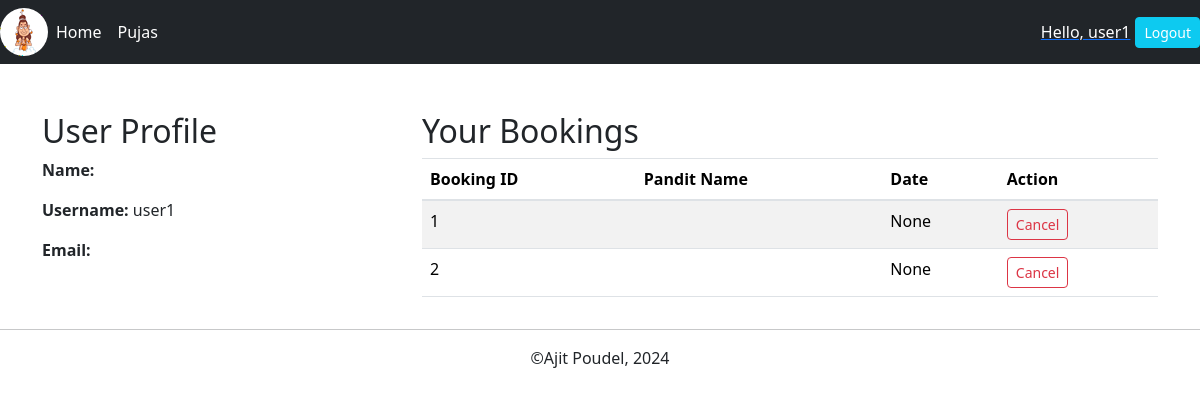
Screenshot of /profile (signed in) with the database file from the repository.
### app1/models.py (models this page shows)
class Booking(models.Model):
    user= models.ForeignKey(User, null=True, on_delete=models.SET_NULL)
    pandit = models.ForeignKey(Pandit,null=True,on_delete=models.SET_NULL)
    puja = models.ForeignKey(Puja,null=True,on_delete=models.SET_NULL)
    date = models.DateField(("Book for date"), auto_now=False, auto_now_add=False, null=True)

### app1/views.py (the view)
# urls.py: path('profile',views.userProfile,name="user_profile"),
def userProfile(request):
    user=request.user
    bookings=Booking.objects.filter(user=user)
    context={
        'user':user,
        'bookings':bookings
    }
    return render(request,"user_profile.html",context)

### templates/user_profile.html (shortened to what this page needs)
{%extends "main.html"%}
{%block content%}
<div class="container mt-5">
    <div class="row">
        <div class="col-md-4">
            <h2>User Profile</h2>
            <p><strong>Name:</strong> {{ user.first_name }} {{ user.last_name }}</p>
            <p><strong>Username:</strong> {{ user.username }}</p>
            <p><strong>Email:</strong> {{ user.email }}</p>
        </div>
        <div class="col-md-8">
            <h2>Your Bookings</h2>
            {% if bookings %}
                <table class="table table-striped">
                    <thead>
                        <tr>
                            <th>Booking ID</th>
                            <th>Pandit Name</th>
                            <th>Date</th>
                            <th>Action</th>
                        </tr>
                    </thead>
                    <tbody>
                        {% for booking in bookings %}
                            <tr>
                                <td>{{ booking.id }}</td>
                                <td>{{ booking.pandit.name }}</td>
                                <td>{{ booking.date }}</td>
                                <td><a class="btn btn-sm btn-outline-danger" href="{%url "cancel_booking" booking.id%}">Cancel</a></td>
                            </tr>
                        {% endfor %}
                    </tbody>
                </table>
            {% else %}
                <p>No bookings found.</p>
            {% endif %}
        </div>
    </div>
</div>
{%endblock content%}

### templates/navbar.html (shortened to what this page needs)
{% load static %}
<div class="container-fluid" id="navbar">
<nav class="navbar navbar-expand-lg navbar-dark bg-dark">
  <img src={% static "/images/naradmuni48(2).ico" %}>
    <div class="collapse navbar-collapse" id="navbarNav">
      <ul class="navbar-nav">
        <li class="nav-item">
          <a class="nav-link text-white" href="{%url "home"%}">Home</a>
        </li>
        <li class="nav-item">
          <a class="nav-link text-white" href="{%url "puja_list"%}">Pujas</a>
        </li>
      </ul>
    </div>
    {%if request.user.is_authenticated%}
      <a href="{%url "user_profile"%}"><span id="hello-msg">Hello, {{request.user}}</span>
      <span><button id="logoutbtn" class="nav-item btn btn-sm btn-info"><a id="logout" class="nav-link active" aria-current="page" href="{%url "logout"%}">Logout</a></button></span>
    {% endif %}
  </nav>
</div>

### templates/main.html (style rules this page uses)
body { background-color: antiquewhite; padding:0px; margin:0px; }

### templates/navbar.html (style rules this page uses)
#hello-msg { color:white; margin-right: 5px; }
#logout { color:white; }
.container-fluid { margin:0; }
#navbar { margin:0; padding:0; border-radius:10px; }

### rows the page displays
Booking: id "1", date "None"
Booking: id "2", date "None"

### other values shown
{{ request.user }} "user1"
{{ user.username }} "user1"
